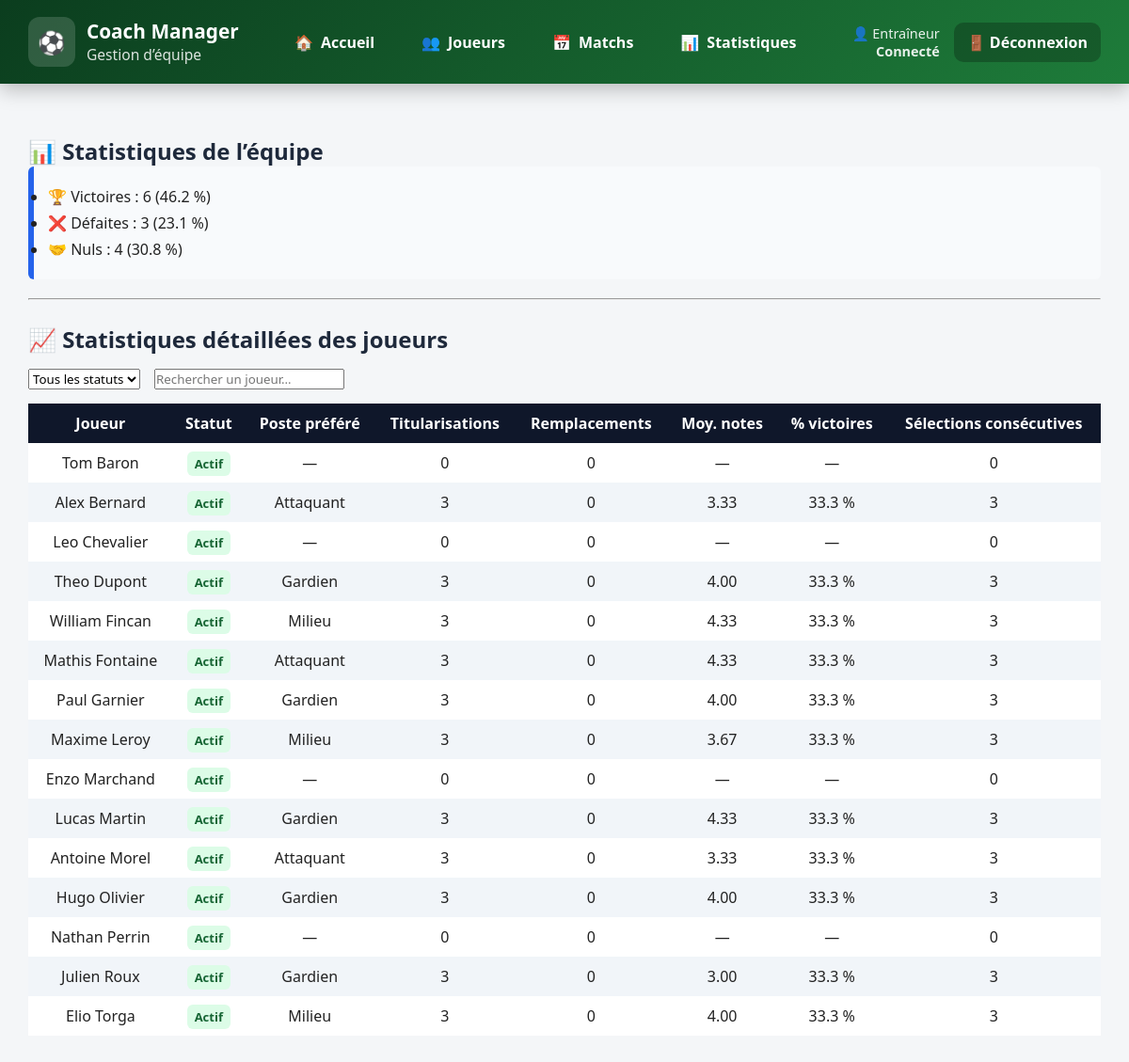
Page /stats/stats_joueurs_pro.php (signed in) on the committed database.
### tables this page shows
CREATE TABLE joueur (
    id_joueur INT AUTO_INCREMENT PRIMARY KEY,
    nom VARCHAR(50) NOT NULL,
    prenom VARCHAR(50) NOT NULL,
    num_licence VARCHAR(20) UNIQUE NOT NULL,
    date_naissance DATE,
    taille_cm INT,
    poids_kg DECIMAL(5,2),
    id_statut INT NOT NULL,
    FOREIGN KEY (id_statut) REFERENCES statut(id_statut)
);

CREATE TABLE statut (
    id_statut INT AUTO_INCREMENT PRIMARY KEY,
    code VARCHAR(10) UNIQUE NOT NULL,
    libelle VARCHAR(50) NOT NULL
);

### stats/stats_joueurs_pro.php (the view, shortened to what this page needs)
<?php
require_once __DIR__ . "/../includes/config.php";
include __DIR__ . "/../includes/header.php";
function pct($v, $t) {
    return $t > 0 ? round(($v / $t) * 100, 1) : 0;
}
function statutClass($statut) {
    return match ($statut) {
        'Actif' => 'actif',
        'Blessé' => 'blesse',
        'Suspendu' => 'suspendu',
        default => ''
    };
}
$totalMatchs = $gestion_sportive->query("
    SELECT COUNT(*) FROM matchs WHERE etat='JOUE'
")->fetchColumn();
$res = $gestion_sportive->query("
    SELECT resultat, COUNT(*) nb
    FROM matchs
    WHERE etat='JOUE'
    GROUP BY resultat
")->fetchAll(PDO::FETCH_KEY_PAIR);
$victoires = $res["VICTOIRE"] ?? 0;
$defaites  = $res["DEFAITE"] ?? 0;
$nuls      = $res["NUL"] ?? 0;
$joueurs = $gestion_sportive->query("
    SELECT j.id_joueur, j.nom, j.prenom, s.libelle AS statut
    FROM joueur j
    JOIN statut s ON s.id_statut = j.id_statut
    ORDER BY j.nom, j.prenom
")->fetchAll(PDO::FETCH_ASSOC);
$matchsJoues = $gestion_sportive->query("
    SELECT id_match
    FROM matchs
    WHERE etat='JOUE'
    ORDER BY date_heure DESC
")->fetchAll(PDO::FETCH_COLUMN);
?>
<h2>📊 Statistiques de l’équipe</h2>
<ul class="stats-equipe">
    <li>🏆 Victoires : <?= $victoires ?> (<?= pct($victoires, $totalMatchs) ?> %)</li>
    <li>❌ Défaites : <?= $defaites ?> (<?= pct($defaites, $totalMatchs) ?> %)</li>
    <li>🤝 Nuls : <?= $nuls ?> (<?= pct($nuls, $totalMatchs) ?> %)</li>
</ul>
<hr>
<h2>📈 Statistiques détaillées des joueurs</h2>
<div class="filtres">
    <select id="filtreStatut">
        <option value="">Tous les statuts</option>
    </select>
    <input type="text" id="recherche" placeholder="Rechercher un joueur…">
</div>
<table id="tableStats">
<thead>
<tr>
    <th>Joueur</th>
    <th>Statut</th>
    <th>Poste préféré</th>
    <th>Titularisations</th>
    <th>Remplacements</th>
    <th>Moy. notes</th>
    <th>% victoires</th>
    <th>Sélections consécutives</th>
</tr>
</thead>
<tbody>
<?php foreach ($joueurs as $j): ?>
<?php
$id = $j["id_joueur"];
$stmt = $gestion_sportive->prepare("
    SELECT
        SUM(role='TITULAIRE') AS titu,
        SUM(role='REMPLACANT') AS remp
    FROM participation
    WHERE id_joueur=?
");
$stmt->execute([$id]);
$roles = $stmt->fetch(PDO::FETCH_ASSOC);
$stmt = $gestion_sportive->prepare("
    SELECT ROUND(AVG(evaluation),2)
    FROM participation
    WHERE id_joueur=? AND evaluation IS NOT NULL
");
$stmt->execute([$id]);
$moy = $stmt->fetchColumn();
$stmt = $gestion_sportive->prepare("
    SELECT po.libelle
    FROM participation pa
    JOIN poste po ON po.id_poste = pa.id_poste
    WHERE pa.id_joueur=? AND pa.evaluation IS NOT NULL
    GROUP BY pa.id_poste
    ORDER BY AVG(pa.evaluation) DESC
    LIMIT 1
");
$stmt->execute([$id]);
$poste = $stmt->fetchColumn() ?: "—";
$stmt = $gestion_sportive->prepare("
    SELECT COUNT(*) total,
           SUM(m.resultat='VICTOIRE') wins
    FROM participation pa
    JOIN matchs m ON m.id_match = pa.id_match
    WHERE pa.id_joueur=? AND m.etat='JOUE'
");
$stmt->execute([$id]);
$w = $stmt->fetch(PDO::FETCH_ASSOC);
$pctWin = $w["total"] > 0 ? pct($w["wins"], $w["total"])." %" : "—";
$consecutifs = 0;
foreach ($matchsJoues as $mid) {
    $stmt = $gestion_sportive->prepare("
        SELECT COUNT(*) FROM participation
        WHERE id_match=? AND id_joueur=?
    ");
    $stmt->execute([$mid, $id]);
    if ($stmt->fetchColumn() > 0) $consecutifs++;
    else break;
}
?>
<tr>
    <td><?= htmlspecialchars($j["prenom"]." ".$j["nom"]) ?></td>
    <td data-statut="<?= htmlspecialchars($j["statut"]) ?>">
        <span class="badge <?= statutClass($j["statut"]) ?>">
            <?= htmlspecialchars($j["statut"]) ?>
        </span>
    </td>
    <td><?= htmlspecialchars($poste) ?></td>
    <td><?= $roles["titu"] ?? 0 ?></td>
    <td><?= $roles["remp"] ?? 0 ?></td>
    <td><?= $moy ?? "—" ?></td>
    <td><?= $pctWin ?></td>
    <td><?= $consecutifs ?></td>
</tr>
<?php endforeach; ?>
</tbody>
</table>
<?php include __DIR__ . "/../includes/footer.php"; ?>

### includes/header.php (style rules this page uses)
* { box-sizing: border-box; margin: 0; padding: 0; font-family: "Segoe UI", Roboto, Arial, sans-serif; }
body { background-color: #f4f6f8; color: #222; }

### stats/stats_joueurs_pro.php (style rules this page uses)
h2 { color:#1e293b; margin-top:25px; }
.stats-equipe { background:#f8fafc; border-left:6px solid #2563eb; padding:15px; margin-bottom:20px; border-radius:6px; }
.stats-equipe li { margin:6px 0; font-size:16px; }
.filtres { display:flex; gap:15px; margin:15px 0; }
table { width:100%; border-collapse:collapse; background:white; }
thead { background:#0f172a; color:white; }
th, td { padding:10px; text-align:center; }
th { cursor:pointer; user-select:none; }
tbody tr:nth-child(even) { background:#f1f5f9; }
.badge { padding:4px 8px; border-radius:6px; font-weight:bold; font-size:13px; }
.actif { background:#dcfce7; color:#166534; }

### rows in the picture
joueur: prenom+nom "Tom Baron", id_statut.libelle "Actif", poste "—", titu "0", remp "0", moy "—", pctWin "—", consecutifs "0"
joueur: prenom+nom "Alex Bernard", id_statut.libelle "Actif", poste "Attaquant", titu "3", remp "0", moy "3.33", pctWin "33.3 %", consecutifs "3"
joueur: prenom+nom "Leo Chevalier", id_statut.libelle "Actif", poste "—", titu "0", remp "0", moy "—", pctWin "—", consecutifs "0"
joueur: prenom+nom "Theo Dupont", id_statut.libelle "Actif", poste "Gardien", titu "3", remp "0", moy "4.00", pctWin "33.3 %", consecutifs "3"
joueur: prenom+nom "William Fincan", id_statut.libelle "Actif", poste "Milieu", titu "3", remp "0", moy "4.33", pctWin "33.3 %", consecutifs "3"
joueur: prenom+nom "Mathis Fontaine", id_statut.libelle "Actif", poste "Attaquant", titu "3", remp "0", moy "4.33", pctWin "33.3 %", consecutifs "3"
joueur: prenom+nom "Paul Garnier", id_statut.libelle "Actif", poste "Gardien", titu "3", remp "0", moy "4.00", pctWin "33.3 %", consecutifs "3"
joueur: prenom+nom "Maxime Leroy", id_statut.libelle "Actif", poste "Milieu", titu "3", remp "0", moy "3.67", pctWin "33.3 %", consecutifs "3"
joueur: prenom+nom "Enzo Marchand", id_statut.libelle "Actif", poste "—", titu "0", remp "0", moy "—", pctWin "—", consecutifs "0"
joueur: prenom+nom "Lucas Martin", id_statut.libelle "Actif", poste "Gardien", titu "3", remp "0", moy "4.33", pctWin "33.3 %", consecutifs "3"
joueur: prenom+nom "Antoine Morel", id_statut.libelle "Actif", poste "Attaquant", titu "3", remp "0", moy "3.33", pctWin "33.3 %", consecutifs "3"
joueur: prenom+nom "Hugo Olivier", id_statut.libelle "Actif", poste "Gardien", titu "3", remp "0", moy "4.00", pctWin "33.3 %", consecutifs "3"
joueur: prenom+nom "Nathan Perrin", id_statut.libelle "Actif", poste "—", titu "0", remp "0", moy "—", pctWin "—", consecutifs "0"
joueur: prenom+nom "Julien Roux", id_statut.libelle "Actif", poste "Gardien", titu "3", remp "0", moy "3.00", pctWin "33.3 %", consecutifs "3"
joueur: prenom+nom "Elio Torga", id_statut.libelle "Actif", poste "Milieu", titu "3", remp "0", moy "4.00", pctWin "33.3 %", consecutifs "3"

### other values in the picture
$victoires "6"
pct($victoires, $totalMatchs) "46.2"
$defaites "3"
pct($defaites, $totalMatchs) "23.1"
$nuls "4"
pct($nuls, $totalMatchs) "30.8"
